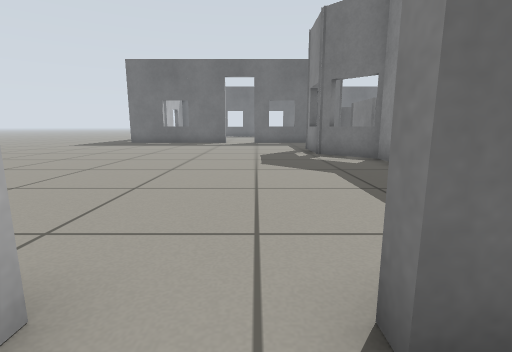
View 1 (above)

24 first-person views from a walk through a world built for the Gazebo simulator. The camera is 0.5 m above the floor, tilts 10° down and sees 85° across. The floor is counted in squares, 0.5 m on a side. Each view is taken from the middle of a square. On the plan, view 1 faces up. The plan holds only what a view shows up to about 11 squares ahead; the rest is blank. The place goes on beyond the plan.

View 2
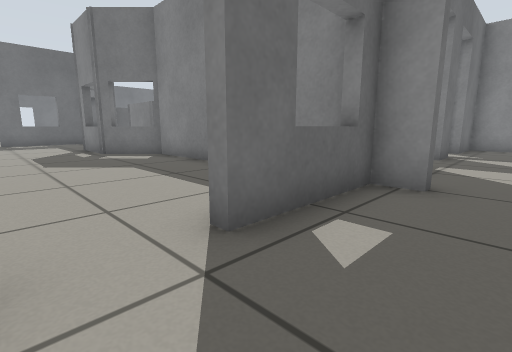

View 3
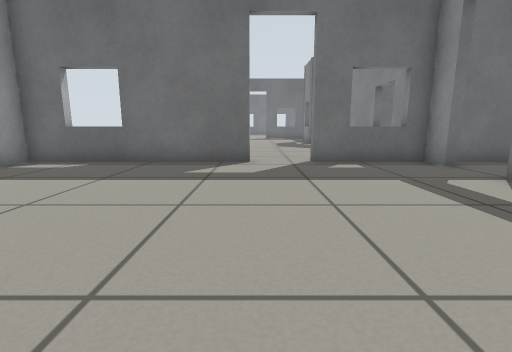

View 4
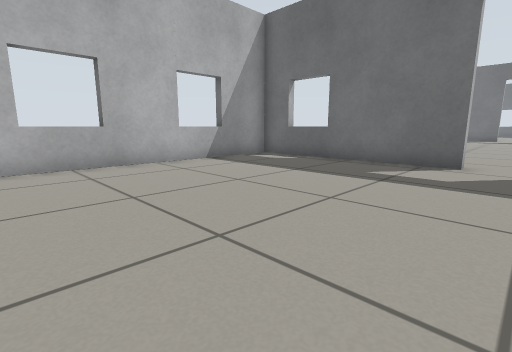

View 5
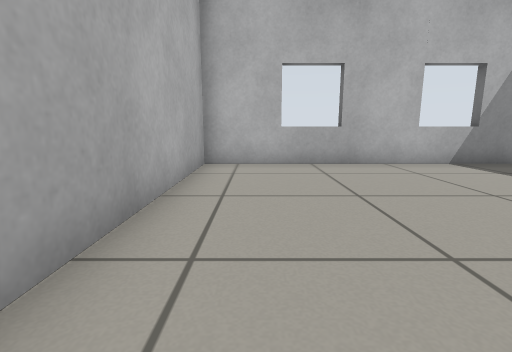

View 6
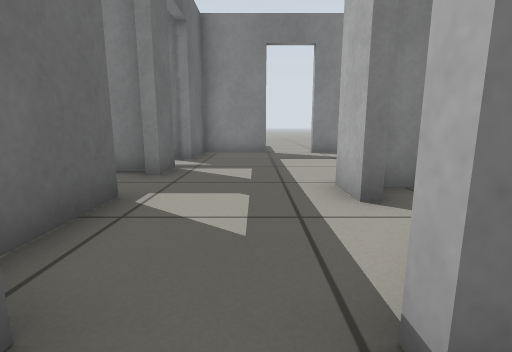

View 7
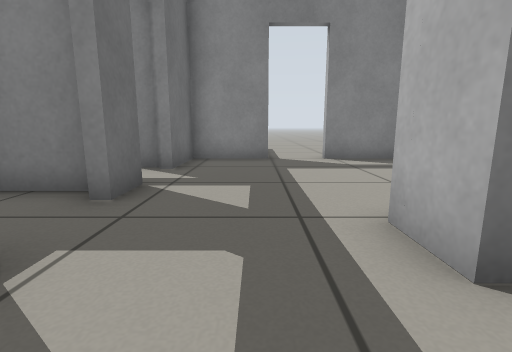

View 8
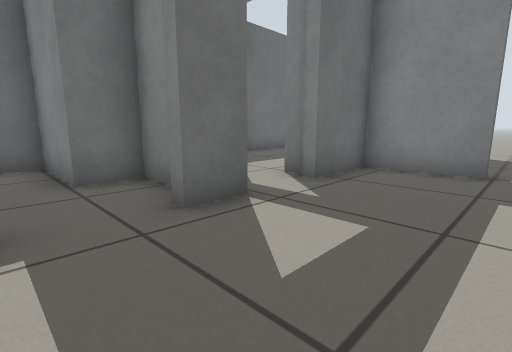

View 9
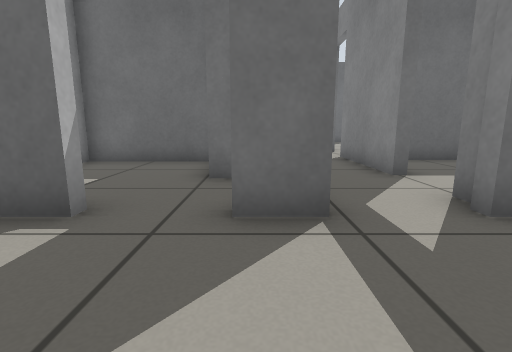

View 10
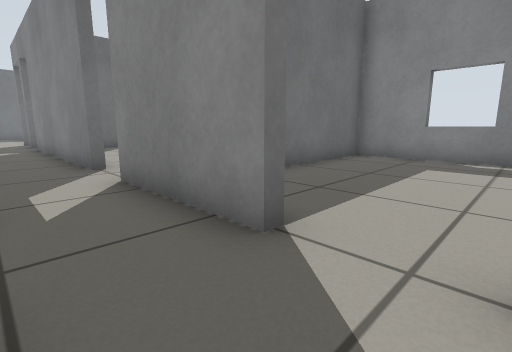

View 11
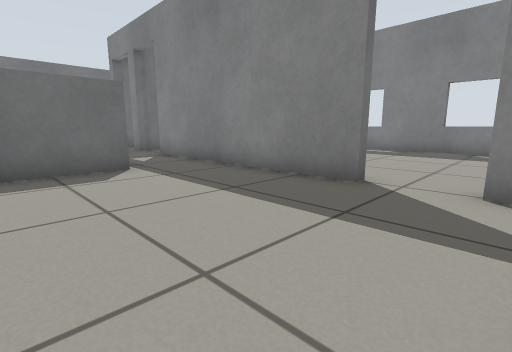

View 12
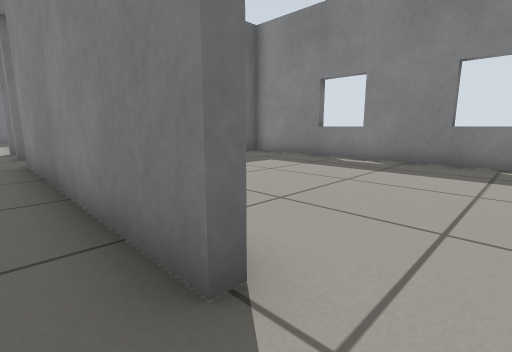

View 13
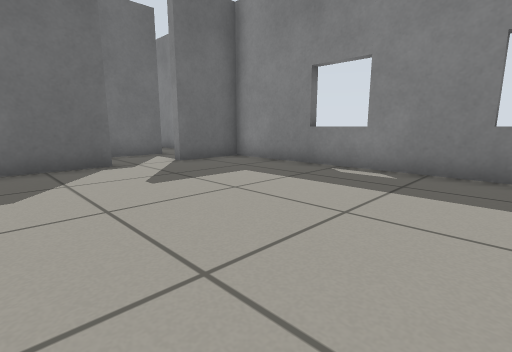

View 14
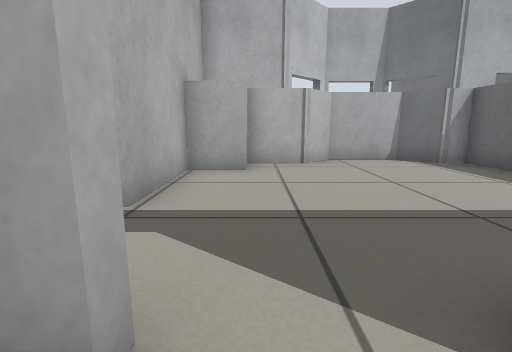

View 15
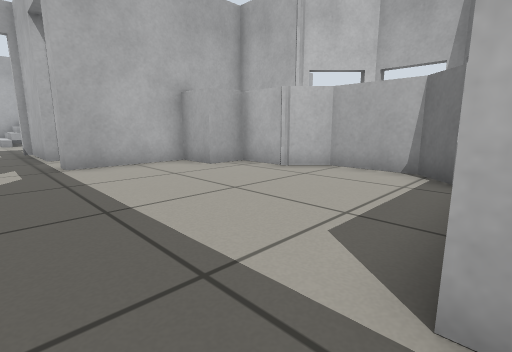

View 16
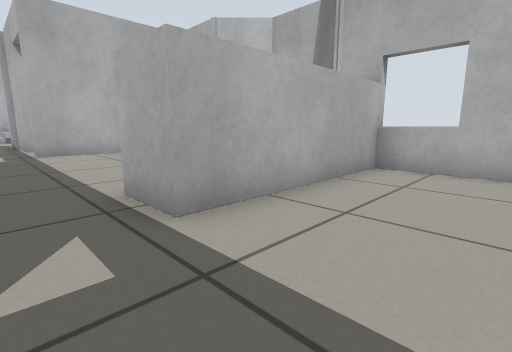

View 17
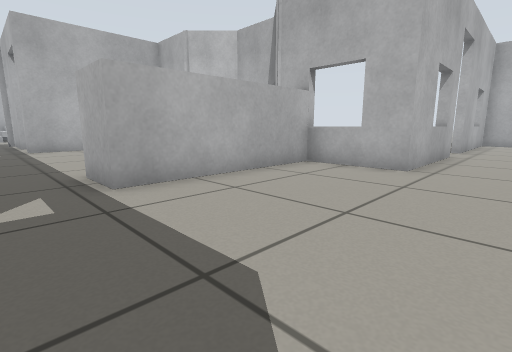

View 18
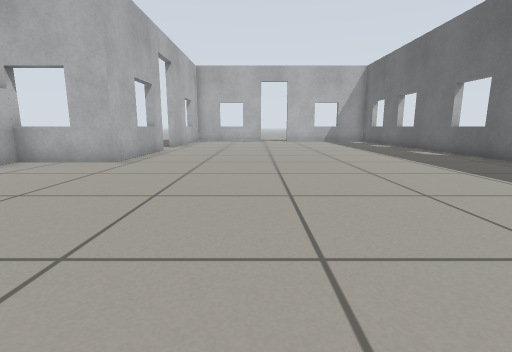

View 19
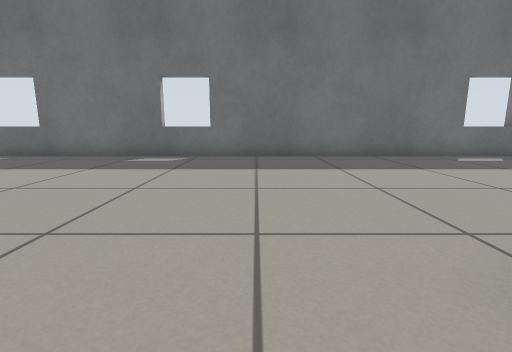

View 20
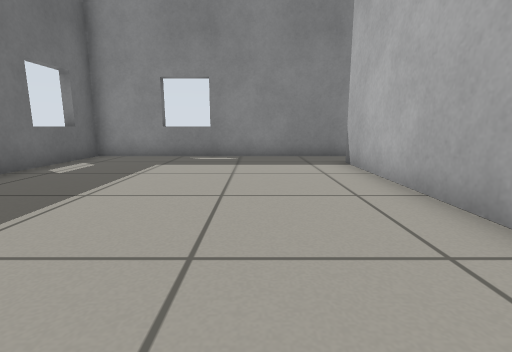

View 21
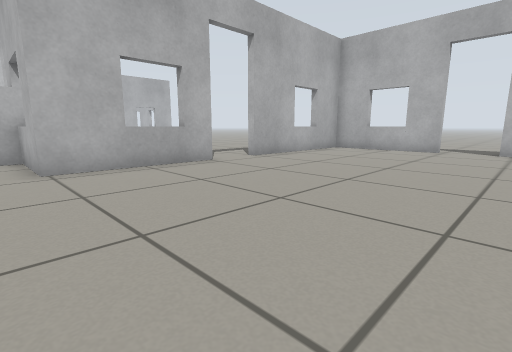

View 22
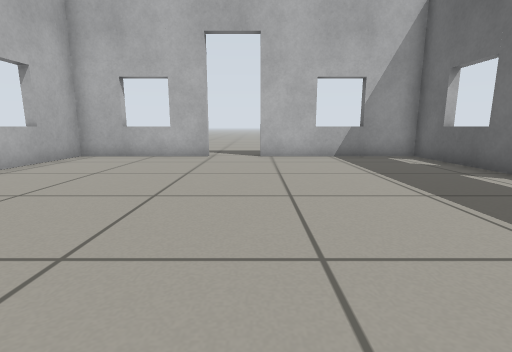

View 23
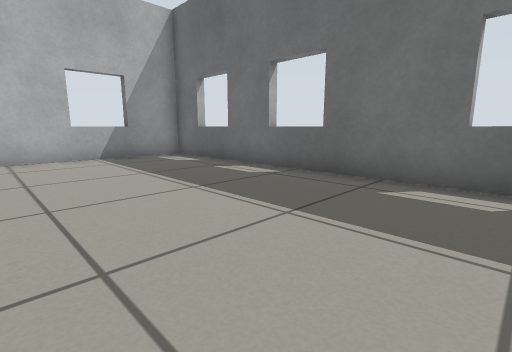

View 24
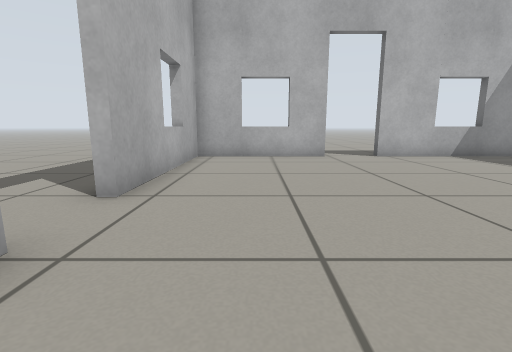

### Floor plan
Key: @ floor where view 1 was taken; # wall or solid block; . floor; D open door; = window, fence, low wall or low ledge.
Columns run from 9 left of view 1 to 20 right of it. Each row starts with its distance up from view 1.
 29  #############################
 28  #...........................#
 27  #...........................#
 26  #...........................#
 25  #...........................#
 24 .D...........................#
 23 .D...........................#
 22  #...........................#
 21  #...................D#####..#
 20  #...................D
 19  #...................#   ##.
 18  ######DDD####.......D   ...
 17      ....    #.......D###..###
 16     ....     #.......#.......#
 15   .....      #=====..#.......#
 14  .....       #=====..#.......#
 13 .....       ##=......#.......#
 12 ...      ..##=.......#.......#
 11 ...........##=.......#.......#
 10 ............#==......#.......#
  9  ............#=......D.......#
  8   ...........#==.....D.......#
  7   ...........#.=.....#########
  6    ..........######..#.......#
  5     .........#...# D.#.......#
  4      ........#...#D..#.......#
  3       ...... # ...#..D.......#
  2        ....  # ...#..D.......#
  1  #######DD######DD#DD###
  0  #.......@...D.........#
 -1  #...........D.........#....
 -2  #...........#.D.......D...
 -3  #...........  D##.....D..
 -4  #..........     # ....#
 -5  #.........          ..#
 -6  #........
 -7  #........
 -8  #.......
 -9  #######

Where each view was taken, in squares from view 1:
view 1: 0 up, 0 right, facing up
view 2: 1 down, 1 left, facing up-right
view 3: 7 down, 1 left, facing up
view 4: 7 down, 0 right, facing up-left
view 5: 7 down, 0 right, facing left
view 6: 1 down, 3 right, facing right
view 7: 1 down, 5 right, facing right
view 8: 2 down, 7 right, facing up-right
view 9: 2 down, 9 right, facing up
view 10: 2 up, 10 right, facing up-right
view 11: 7 up, 7 right, facing up-right
view 12: 8 up, 11 right, facing up-right
view 13: 9 up, 13 right, facing up-right
view 14: 8 up, 13 right, facing left
view 15: 14 up, 11 right, facing down-left
view 16: 18 up, 11 right, facing down-left
view 17: 20 up, 11 right, facing down-left
view 18: 22 up, 12 right, facing left
view 19: 20 up, 10 right, facing up
view 20: 24 up, 10 right, facing right
view 21: 25 up, 5 right, facing down-left
view 22: 24 up, 2 right, facing left
view 23: 24 up, 2 right, facing up-left
view 24: 20 up, 2 right, facing left
